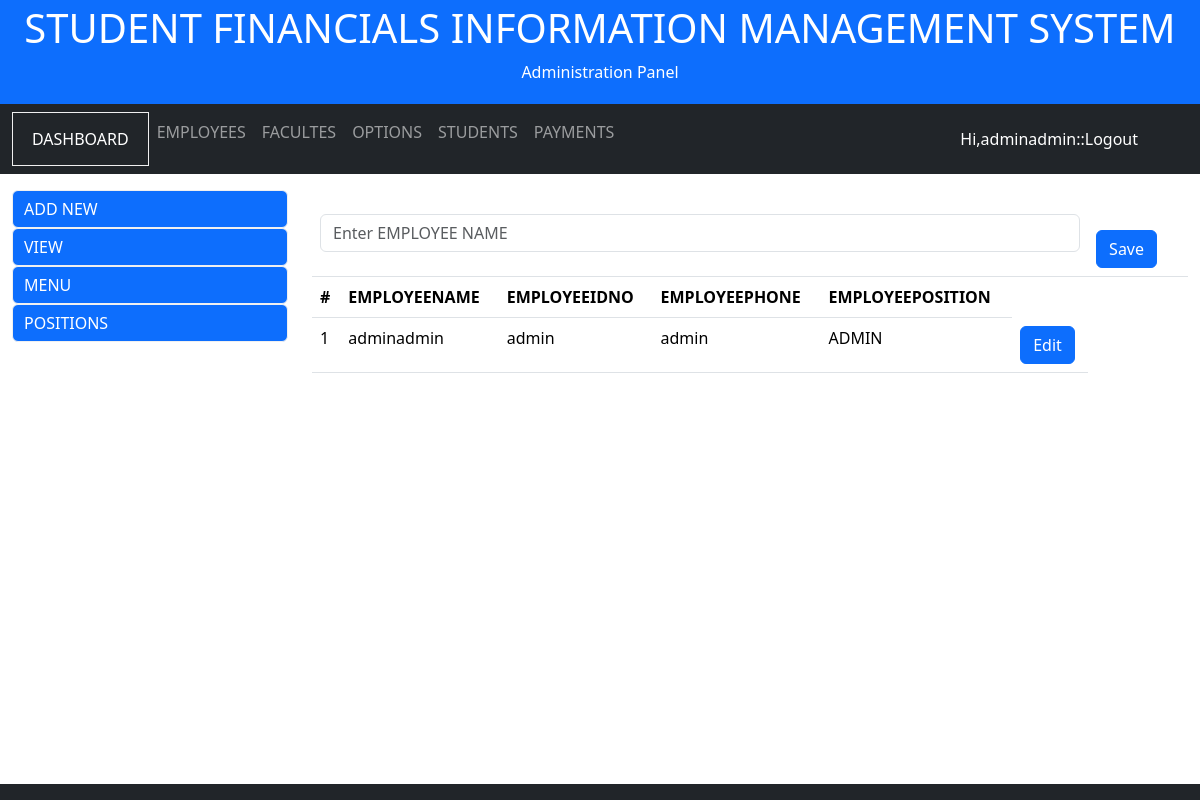
Page /viewemployee.php (signed in) on the committed database.
### tables this page shows
CREATE TABLE `employee_roles_tb` (
  `employee_roles_id` int(11) NOT NULL,
  `employee_roles_role` int(11) NOT NULL,
  `employee_roles_employee` int(11) NOT NULL
);

CREATE TABLE `employee_tb` (
  `EMPLOYEE_id` int(11) NOT NULL,
  `EMPLOYEE_fname` varchar(50) NOT NULL,
  `EMPLOYEE_lname` varchar(50) NOT NULL,
  `EMPLOYEE_idno` varchar(50) NOT NULL,
  `EMPLOYEE_phone` varchar(50) NOT NULL,
  `EMPLOYEE_photo` varchar(50) NOT NULL,
  `EMPLOYEE_position` int(11) NOT NULL,
  `EMPLOYEE_faculte` int(11) NOT NULL,
  `EMPLOYEE_username` varchar(50) NOT NULL,
  `EMPLOYEE_password` varchar(50) NOT NULL
);

CREATE TABLE `position_tb` (
  `position_id` int(11) NOT NULL,
  `position_name` varchar(50) NOT NULL
);

### viewemployee.php (the view, shortened to what this page needs)
<?php
include('db.php');
?><!DOCTYPE html>
<html lang="en">
<head>
  <link href="https://cdn.jsdelivr.net/npm/bootstrap@5.3.2/dist/css/bootstrap.min.css" rel="stylesheet">
  <link href="bootstrap.min.css" rel="stylesheet">
</head>
<body>
<div class="p-1 bg-primary text-white text-center">
  <h1>STUDENT FINANCIALS INFORMATION MANAGEMENT SYSTEM</h1>
  <p>Administration Panel</p>
</div>
<nav class="navbar navbar-expand-sm bg-dark navbar-dark">
  <div class="container-fluid">
  <?php
  include('dynamicmenu.php');
  ?>
	<ul class="nav navbar-nav navbar-right" style="padding-right:50px;">
<li><a href="#"  style="color:white;text-decoration: none;"><?php echo "Hi,".$_SESSION['fname'];?></a>
<li><a href="index.php" style="text-decoration:none; color:white;">::Logout</a></li>
</li>
</ul>
  </div>
</nav>
<div class="container-fluid mt-3">
  <div class="row">
    <div class="col-sm-3">
      <ul class="nav nav-pills flex-column">
        <li class="nav-item">
          <a class="nav-link active"  style='border:1px solid #f0f0f0;padding: 6px 11px;' href="addnewemployee.php">ADD NEW</a>
        </li>
              <li class="nav-item">
          <a class="nav-link active"  style='border:1px solid #f0f0f0;padding: 6px 11px;'  href="viewemployee.php">VIEW</a>
        </li>
		     <li class="nav-item">
          <a class="nav-link active"  style='border:1px solid #f0f0f0;padding: 6px 11px;'  href="addemployeemenu.php">MENU</a>
        </li><li class='divider'></li>
		     <li class="nav-item">
          <a class="nav-link active"  style='border:1px solid #f0f0f0;padding: 6px 11px;'  href="positionlist.php">POSITIONS</a>
        </li>
      </ul>
    </div>
    <div class="col-sm-9">
<?php
echo"
	<div class='admin_body'>
	<div class='row'>
<div class='table-responsive'>
  <table class='table'>
    <thead>
	    <tr>
      <th colspan='6'>
	     <form action='viewemployee.php' method='POST'>
    <div class='mb-3 mt-3'>
       <input type='text' class='form-control' placeholder='Enter EMPLOYEE NAME' name='employeecode'>  </th>
  <th><button type='submit' name='searchemployee' class='btn btn-primary'>Save</button>  </div>
  </form><th>
      </tr>
      <tr>
        <th>#</th>
		<th>EMPLOYEENAME</th>
		<th>EMPLOYEEIDNO</th>
		<th>EMPLOYEEPHONE</th>
		<th>EMPLOYEEPOSITION</th>
      </tr>
    </thead>
    <tbody>";
	if(isset($_POST['searchemployee'])){
	$employeecode=$_POST["employeecode"];
	$sql="SELECT `EMPLOYEE_id`, `EMPLOYEE_fname`, `EMPLOYEE_lname`, `EMPLOYEE_idno`, `EMPLOYEE_phone`, `EMPLOYEE_photo`, `EMPLOYEE_position`, `EMPLOYEE_faculte`, `EMPLOYEE_username`, `EMPLOYEE_password`,`position_id`, `position_name` FROM `employee_tb` INNER JOIN `position_tb` ON `position_id`=`EMPLOYEE_position` WHERE `EMPLOYEE_fname` LIKE '%$employeecode%' OR `EMPLOYEE_lname` LIKE '%$employeecode%'";
	}else{
			$sql="SELECT `EMPLOYEE_id`, `EMPLOYEE_fname`, `EMPLOYEE_lname`, `EMPLOYEE_idno`, `EMPLOYEE_phone`, `EMPLOYEE_photo`, `EMPLOYEE_position`, `EMPLOYEE_faculte`, `EMPLOYEE_username`, `EMPLOYEE_password`,`position_id`, `position_name` FROM `employee_tb` INNER JOIN `position_tb` ON `position_id`=`EMPLOYEE_position`";
	}
	$run_query=mysqli_query($conn,$sql);
if(mysqli_num_rows($run_query) > 0) {
	$no=0;
while($row=mysqli_fetch_array($run_query)){
$EMPLOYEE_id=$row["EMPLOYEE_id"];
$EMPLOYEE_name=$row["EMPLOYEE_fname"]."".$row["EMPLOYEE_lname"];
$EMPLOYEE_idno=$row["EMPLOYEE_idno"];
$EMPLOYEE_phone=$row["EMPLOYEE_phone"];
$position_name=$row["position_name"];
$no=$no+1;
	echo"
      <tr>
        <td>$no</td>
		<td>$EMPLOYEE_name</td>
		<td>$EMPLOYEE_idno</td>
		<td>$EMPLOYEE_phone</td>
		<td>$position_name</td>
	 <td><a href='employeeupdate.php?id=$EMPLOYEE_id'  class='btn btn-primary' ><span class='glyphicon glyphicon-ok-sign'>Edit</span></a></td>
	  </tr>
	 ";
	  }}else{
			echo"<tr>
        <td colspan='5'>
      NO EMPLOYEE FOUND.</td>
	  </tr>
	 ";
	  }
    echo "
	</tbody>
  </table>
  </div></div></div>
	";
?>
    </div>
  </div>
<div class="bg-dark text-white text-center fixed-bottom">
</div>
</body>
</html>

### dynamicmenu.php (shortened to what this page needs)
  <ul class="navbar-nav">
<?php
$currrent_user_id=$_SESSION["uid"];
 $sql="SELECT `employee_roles_id`, `employee_roles_role`, `employee_roles_employee` FROM `employee_roles_tb`  WHERE `employee_roles_employee`='$currrent_user_id' order by `employee_roles_role`";
	$run_query=mysqli_query($conn,$sql);
if(mysqli_num_rows($run_query) > 0) {
while($row=mysqli_fetch_array($run_query)){
$menu_number=$row["employee_roles_role"];
if($menu_number==1){
echo"<li class='nav-item' style='border:1px solid #f0f0f0;padding: 6px 11px;'>
        <a class='nav-link active' href='dashboard.php'>DASHBOARD</a>
      </li>";}
if($menu_number==2){
echo"<li class='nav-item'>
        <a class='nav-link' href='employee.php'>EMPLOYEES</a>
      </li>";}
if($menu_number==3){
echo"<li class='nav-item'>
        <a class='nav-link' href='faculte.php'>FACULTES</a>
      </li>";}
if($menu_number==4){
echo" <li class='nav-item'>
        <a class='nav-link' href='option.php'>OPTIONS</a>
      </li>";}
if($menu_number==5){
echo"
      <li class='nav-item'>
        <a class='nav-link' href='student.php'>STUDENTS</a>
      </li>";}
if($menu_number==6){
echo" <li class='nav-item'>
        <a class='nav-link' href='payment.php'>PAYMENTS</a>
</li>";}
}
}?>
</ul>

### rows in the picture
employee_roles_tb: employee_roles_role "DASHBOARD"
employee_roles_tb: employee_roles_role "EMPLOYEES"
employee_roles_tb: employee_roles_role "FACULTES"
employee_roles_tb: employee_roles_role "OPTIONS"
employee_roles_tb: employee_roles_role "STUDENTS"
employee_roles_tb: employee_roles_role "PAYMENTS"
employee_tb: EMPLOYEE_name "adminadmin", EMPLOYEE_idno "admin", EMPLOYEE_phone "admin", position_tb.position_name "ADMIN"

### other values in the picture
$_SESSION['fname'] "adminadmin"
